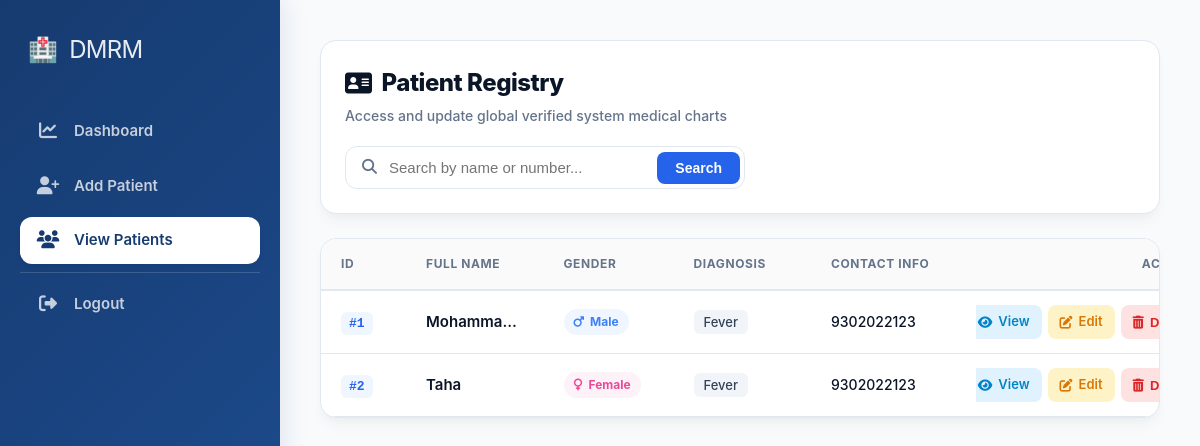
The page /patients (signed in) on the database as committed earlier.
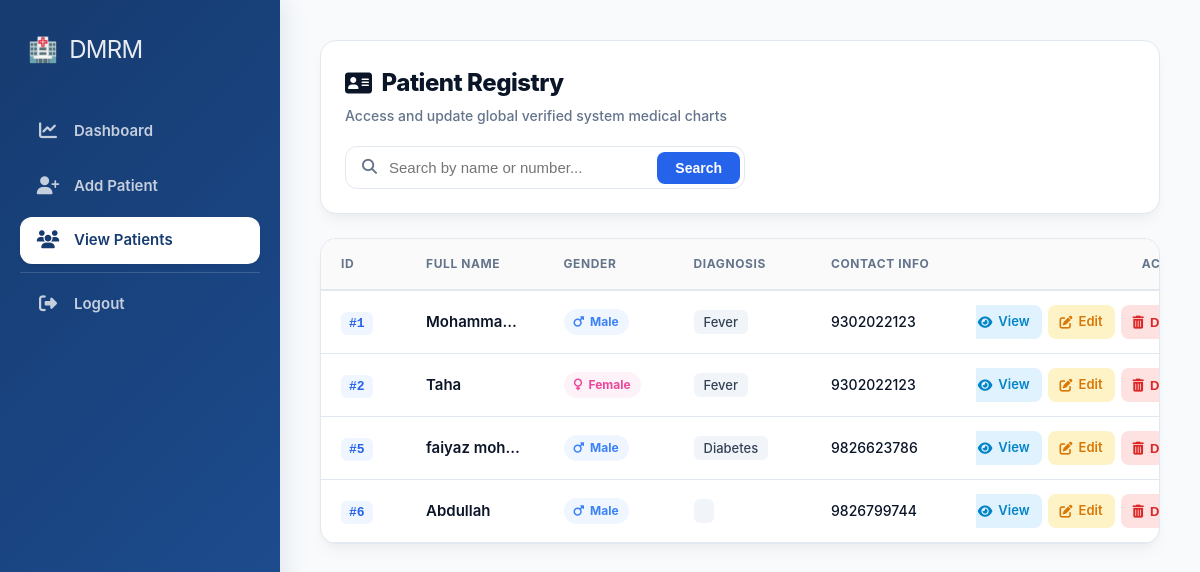
The same page on the database as committed later.
### tables this page shows
CREATE TABLE patients (
        id INTEGER PRIMARY KEY AUTOINCREMENT,
        doctor_id INTEGER,
        name TEXT,
        age INTEGER,
        gender TEXT,
        phone TEXT,
        email TEXT,
        disease TEXT,
        blood_group TEXT,
        address TEXT,
        report TEXT,
        FOREIGN KEY(doctor_id) REFERENCES doctors(id)
    );

### app.py (the view)
@app.route("/patients")
def view_patients():
    if not is_logged_in() or session.get("role") != "admin":
        return redirect("/login")
    search = request.args.get("search")
    conn = sqlite3.connect(DATABASE, timeout=20)
    conn.row_factory = sqlite3.Row
    cur = conn.cursor()
    doctor_id = session["doctor_id"]
    if search:
        cur.execute("""
            SELECT * FROM patients
            WHERE doctor_id=? AND (name LIKE ? OR phone LIKE ?)
        """, (doctor_id, '%' + search + '%', '%' + search + '%'))
    else:
        cur.execute("SELECT * FROM patients WHERE doctor_id=?", (doctor_id,))
    patients = cur.fetchall()
    conn.close()
    return render_template("patient_list.html", patients=patients)

### app.py (called while the page is built)
def is_logged_in():
    return session.get("logged_in")

### templates/patient_list.html (shortened to what the changed rows need)
{% extends "base.html" %}
{% block content %}
<link rel="stylesheet" href="https://cdnjs.cloudflare.com/ajax/libs/font-awesome/6.5.1/css/all.min.css"/>
<div class="registry-view-wrapper">
    <div class="registry-top-bar">
        <div class="registry-meta-title">
            <h2><i class="fa-solid fa-address-card"></i> Patient Registry</h2>
        </div>
    </div>
    <div class="registry-grid-card">
        <div class="registry-table-scroll">
            <table class="registry-data-table">
                <thead>
                    <tr>
                        <th class="col-id">ID</th>
                        <th class="col-name">Full Name</th>
                        <th class="col-gender">Gender</th>
                        <th class="col-diag">Diagnosis</th>
                        <th class="col-phone">Contact Info</th>
                        <th class="col-actions">Actions</th>
                    </tr>
                </thead>
                <tbody>
                    {% for patient in patients %}
                    <tr>
                        <td>
                            <span class="id-pinnacle">#{{ patient.id }}</span>
                        </td>
                        <td class="name-pinnacle">
                            {{ patient.name }}
                        </td>
                        <td>
                            {% if patient.gender|lower == 'male' %}
                                <span class="gender-pinnacle tag-m"><i class="fa-solid fa-mars"></i> Male</span>
                            {% elif patient.gender|lower == 'female' %}
                                <span class="gender-pinnacle tag-f"><i class="fa-solid fa-venus"></i> Female</span>
                            {% else %}
                                <span class="gender-pinnacle tag-o"><i class="fa-solid fa-genderless"></i> {{ patient.gender if patient.gender else 'Other' }}</span>
                            {% endif %}
                        </td>
                        <td>
                            <span class="diag-pinnacle">{{ patient.disease }}</span>
                        </td>
                        <td>
                            <span class="phone-pinnacle">{{ patient.phone }}</span>
                        </td>
                        <td>
                            <div class="action-console-group">
                                <a class="console-btn c-view" href="{{ url_for('patient_profile', id=patient.id) }}" title="View Profile">
                                    <i class="fa-solid fa-eye"></i><span class="console-text-label">View</span>
                                </a>
                                <a class="console-btn c-edit" href="{{ url_for('edit_patient', patient_id=patient.id) }}" title="Edit Parameters">
                                    <i class="fa-solid fa-pen-to-square"></i><span class="console-text-label">Edit</span>
                                </a>
                                <form method="POST" action="{{ url_for('delete_patient', patient_id=patient.id) }}" style="display:inline;">
                                    <button class="console-btn c-delete" onclick="return confirm('Erase record permanently?')" title="Erase Record">
                                        <i class="fa-solid fa-trash-can"></i><span class="console-text-label">Delete</span>
                                    </button>
                                </form>
                            </div>
                        </td>
                    </tr>
                    {% endfor %}
                </tbody>
            </table>
        </div>
    </div>
</div>
{% if pending_count is not defined %}
    {% set pending_count = 0 %}
{% endif %}
{% endblock %}

Rows that differ between the two databases and show on the page:
added patients: id "5", name "faiyaz moh…", gender "Male" (drawn), disease "Diabetes", phone "9826623786"
added patients: id "6", name "Abdullah", gender "Male" (drawn), phone "9826799744"
